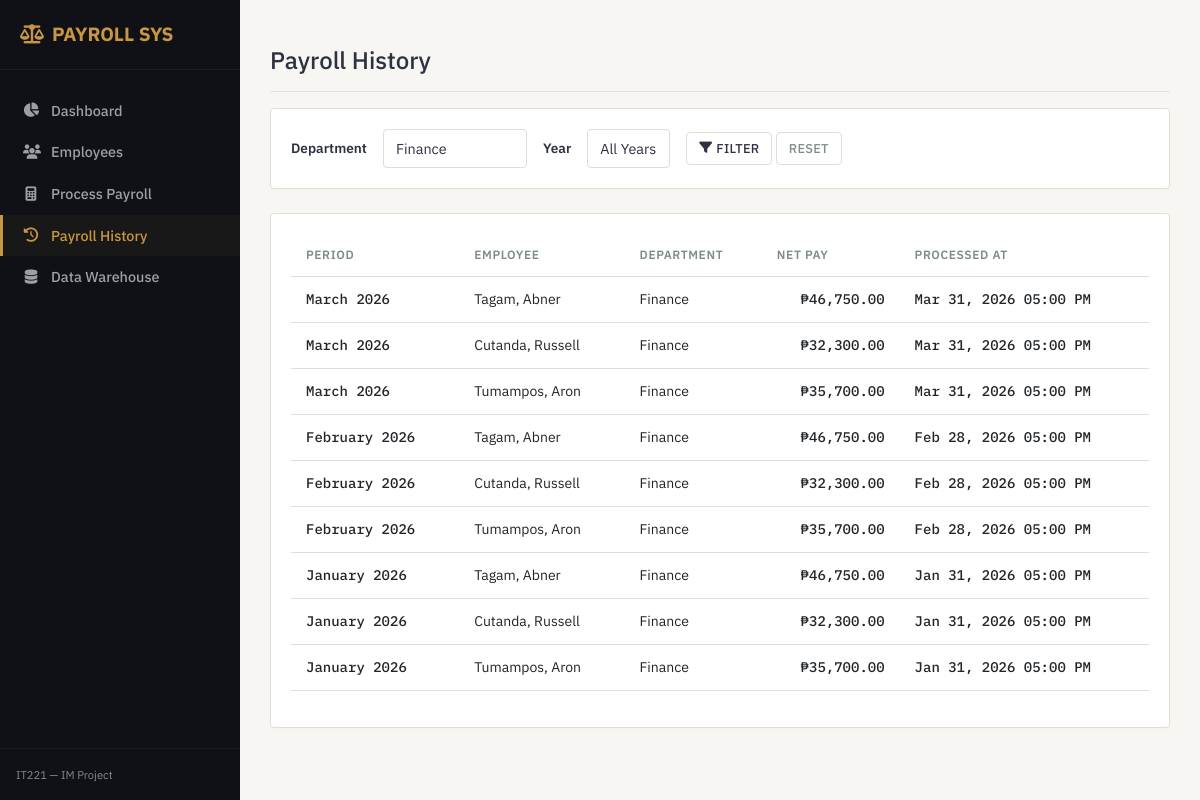
The app's page /pages/payroll/history.php?dept_id=1 with its own data.
### tables this page shows
CREATE TABLE payroll_records (
    record_id    INT AUTO_INCREMENT PRIMARY KEY,
    emp_id       INT            NOT NULL,
    period_month TINYINT        NOT NULL CHECK (period_month BETWEEN 1 AND 12),
    period_year  SMALLINT       NOT NULL CHECK (period_year BETWEEN 2000 AND 2099),
    basic_pay    DECIMAL(12,2)  NOT NULL DEFAULT 0.00,
    total_deductions DECIMAL(12,2) NOT NULL DEFAULT 0.00,
    net_pay      DECIMAL(12,2)  NOT NULL DEFAULT 0.00,
    processed_at DATETIME       NOT NULL DEFAULT CURRENT_TIMESTAMP,
    notes        TEXT           NULL,

    CONSTRAINT uq_payroll_period
        UNIQUE (emp_id, period_month, period_year),

    CONSTRAINT fk_payroll_emp
        FOREIGN KEY (emp_id) REFERENCES employees(emp_id)
        ON DELETE RESTRICT
        ON UPDATE CASCADE
);

CREATE TABLE departments (
    dept_id     INT AUTO_INCREMENT PRIMARY KEY,
    dept_name   VARCHAR(100) NOT NULL UNIQUE,
    created_at  DATETIME     NOT NULL DEFAULT CURRENT_TIMESTAMP
);

### pages/payroll/history.php (the view, shortened to what this page needs)
<?php
require_once __DIR__ . '/../../config/db.php';
$dept_id = (int)($_GET['dept_id'] ?? 0);
$dept_stmt = $pdo->query("SELECT * FROM departments ORDER BY dept_name");
$departments = $dept_stmt->fetchAll();
$sql = "
    SELECT
        pr.record_id,
        CONCAT(e.last_name, ', ', e.first_name) AS full_name,
        d.dept_name,
        pr.period_month,
        pr.period_year,
        pr.net_pay,
        pr.processed_at
    FROM payroll_records pr
    INNER JOIN employees e ON pr.emp_id = e.emp_id
    INNER JOIN positions p ON e.pos_id = p.pos_id
    INNER JOIN departments d ON p.dept_id = d.dept_id
    WHERE 1=1
";
$params = [];
if ($dept_id > 0) {
    $sql .= " AND d.dept_id = ?";
    $params[] = $dept_id;
}
$sql .= " ORDER BY pr.processed_at DESC";
$stmt = $pdo->prepare($sql);
$stmt->execute($params);
$history = $stmt->fetchAll();
require_once __DIR__ . '/../../includes/header.php';
require_once __DIR__ . '/../../includes/sidebar.php';
?>
<div class="d-flex justify-content-between flex-wrap flex-md-nowrap align-items-center pt-3 pb-2 mb-3 border-bottom">
    <h1 class="h4">Payroll History</h1>
</div>
<div class="card mb-4">
    <div class="card-body">
        <form method="GET" action="" class="row g-3 align-items-center">
            <div class="col-auto">
                <label for="dept_id" class="form-label mb-0">Department</label>
            </div>
            <div class="col-auto">
                <select class="form-control" id="dept_id" name="dept_id">
                    <?php foreach ($departments as $dept): ?>
                        <option value="<?php echo $dept['dept_id']; ?>" <?php echo ($dept_id == $dept['dept_id']) ? 'selected' : ''; ?>>
                            <?php echo htmlspecialchars($dept['dept_name']); ?>
                        </option>
                    <?php endforeach; ?>
                </select>
            </div>
            <div class="col-auto">
                <label for="year" class="form-label mb-0">Year</label>
            </div>
            <div class="col-auto">
                <select class="form-control" id="year" name="year">
                    <option value="0">All Years</option>
                </select>
            </div>
            <div class="col-auto">
                <button type="submit" class="btn btn-outline">
                    <i class="fa-solid fa-filter me-1"></i>Filter
                </button>
                <a href="/payroll_management_IM/pages/payroll/history.php" class="btn btn-outline text-muted">Reset</a>
            </div>
        </form>
    </div>
</div>
<div class="card">
    <div class="card-body">
        <div class="table-responsive">
            <table class="table">
                <thead>
                    <tr>
                        <th>Period</th>
                        <th>Employee</th>
                        <th>Department</th>
                        <th class="text-right">Net Pay</th>
                        <th>Processed At</th>
                    </tr>
                </thead>
                <tbody>
                    <?php foreach ($history as $row): ?>
                        <tr>
                            <td class="numeric">
                                <?php echo date('F', mktime(0, 0, 0, $row['period_month'], 1)) . ' ' . $row['period_year']; ?>
                            </td>
                            <td><?php echo htmlspecialchars($row['full_name']); ?></td>
                            <td><?php echo htmlspecialchars($row['dept_name']); ?></td>
                            <td class="amount text-right">₱<?php echo number_format($row['net_pay'], 2); ?></td>
                            <td class="date"><?php echo date('M d, Y h:i A', strtotime($row['processed_at'])); ?></td>
                        </tr>
                    <?php endforeach; ?>
                </tbody>
            </table>
        </div>
    </div>
</div>
<?php require_once __DIR__ . '/../../includes/footer.php'; ?>

### assets/css/theme.css (style rules this page uses)
:root { --color-sidebar: #0F1117; --color-bg: #F7F6F2; --color-accent: #C8963E; --color-text: #2D3142; --color-text-muted: #7F8C8D; --color-card-border: #E2DDD5; --color-table-row-alt: #F0EDE6; --color-destructive: #C0392B; --font-sans: 'IBM Plex Sans', -apple-system, BlinkMacSystemFont, "Segoe UI", Roboto, "Helvetica Neue", Arial, sans-serif; --font-mono: 'IBM Plex Mono', SFMono-Regular, Menlo, Monaco, Consolas, "Liberation Mono", "Courier New", monospace; }
body { font-family: var(--font-sans); background-color: var(--color-bg); color: var(--color-text); font-size: 14px; margin: 0; }
.card { background-color: #FFFFFF; border: 1px solid var(--color-card-border); border-radius: 4px; box-shadow: 0 2px 4px rgba(0, 0, 0, 0.01); margin-bottom: 20px; }
.card-body { padding: 20px; }
.table { width: 100%; margin-bottom: 1rem; color: var(--color-text); border-collapse: collapse; }
.table th, .table td { padding: 12px 15px; vertical-align: middle; border: none; }
.table thead th { font-weight: 600; text-transform: uppercase; font-size: 0.75rem; letter-spacing: 0.05em; color: var(--color-text-muted); border-bottom: 1px solid var(--color-card-border); text-align: left; }
.table tbody tr { border-bottom: 1px solid var(--color-card-border); }
.table tbody tr:nth-of-type(even) { background-color: var(--color-table-row-alt); }
.amount, .numeric, .date { font-family: var(--font-mono); font-weight: 500; }
.btn { border-radius: 4px; font-weight: 500; font-size: 0.8rem; padding: 6px 12px; text-transform: uppercase; letter-spacing: 0.02em; transition: all 0.2s ease; border: 1px solid transparent; cursor: pointer; display: inline-flex; align-items: center; justify-content: center; text-decoration: none; }
.btn-outline { border-color: var(--color-card-border); color: var(--color-text); background-color: #FFFFFF; }
.form-control { display: block; width: 100%; padding: 8px 12px; font-size: 0.9rem; font-family: var(--font-sans); color: var(--color-text); background-color: #FFFFFF; border: 1px solid var(--color-card-border); border-radius: 4px; box-sizing: border-box; }
.form-label { display: inline-block; margin-bottom: 6px; font-weight: 600; font-size: 0.85rem; color: var(--color-text); }
.text-muted { color: var(--color-text-muted) !important; }
.text-right { text-align: right; }

### records on screen
payroll_records: period_month "March", period_year "2026", full_name "Tagam, Abner", departments.dept_name "Finance", net_pay "46,750.00", processed_at "Mar 31, 2026 05:00 PM"
payroll_records: period_month "March", period_year "2026", full_name "Cutanda, Russell", departments.dept_name "Finance", net_pay "32,300.00", processed_at "Mar 31, 2026 05:00 PM"
payroll_records: period_month "March", period_year "2026", full_name "Tumampos, Aron", departments.dept_name "Finance", net_pay "35,700.00", processed_at "Mar 31, 2026 05:00 PM"
payroll_records: period_month "February", period_year "2026", full_name "Tagam, Abner", departments.dept_name "Finance", net_pay "46,750.00", processed_at "Feb 28, 2026 05:00 PM"
payroll_records: period_month "February", period_year "2026", full_name "Cutanda, Russell", departments.dept_name "Finance", net_pay "32,300.00", processed_at "Feb 28, 2026 05:00 PM"
payroll_records: period_month "February", period_year "2026", full_name "Tumampos, Aron", departments.dept_name "Finance", net_pay "35,700.00", processed_at "Feb 28, 2026 05:00 PM"
payroll_records: period_month "January", period_year "2026", full_name "Tagam, Abner", departments.dept_name "Finance", net_pay "46,750.00", processed_at "Jan 31, 2026 05:00 PM"
payroll_records: period_month "January", period_year "2026", full_name "Cutanda, Russell", departments.dept_name "Finance", net_pay "32,300.00", processed_at "Jan 31, 2026 05:00 PM"
payroll_records: period_month "January", period_year "2026", full_name "Tumampos, Aron", departments.dept_name "Finance", net_pay "35,700.00", processed_at "Jan 31, 2026 05:00 PM"

### other values on screen
form field dept_id "Finance"
